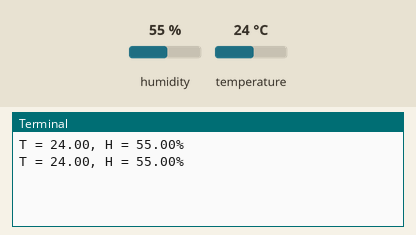
The program below on a simulated Raspberry Pi (BCM pin numbers). Parts: the last lines printed to the terminal. Inputs (shaded band) come from the test bench; at power-on: humidity 55 %, temperature 24 °C.

Above: at 1.2 s.
1.3 s: humidity set to 22 %
At 2.6 s:
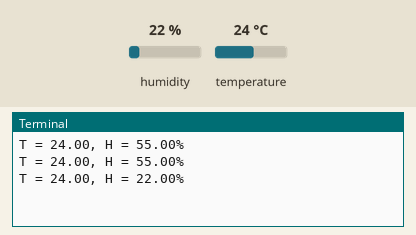
2.8 s: temperature set to 12 °C
At 3.9 s:
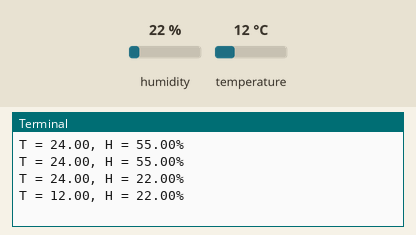
4.3 s: humidity set to 40 %
At 5.9 s:
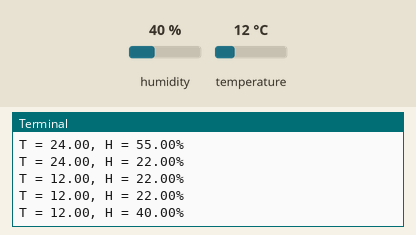
Timing chart, 0 to 7.4 s (numbered marks = the images above; inputs shaded):
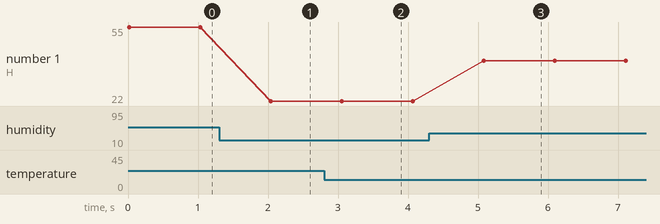

The program:

sht30.py
```python
#!/usr/bin/env python
#
# 2017-09-22 by NewDream
#
# i2c interaction with SHT30


"""

"""

import time
import pigpio

BUS = 1
SHT_ADDR = 0x44

def sht_read():
    pi = pigpio.pi()
    if not pi.connected:
        return -1
    handle = pi.i2c_open(BUS, SHT_ADDR)
    # pi.write_i2c_block_data(SHT_ADDR, 0x24, [0x00])
    # time.sleep(0.01)
    # data = pi.i2c_read_i2c_block_data(SHT_ADDR, 0,6)
    pi.i2c_write_device(handle, [0x2c, 0x06])
    (count, data) = pi.i2c_read_device(handle, 6)
    temp = ((( (data[0]) * 256.0 + (data[1])) * 175 ) / 65535.0) - 45
    humid = ((( (data[3]) * 256.0 + (data[4])) * 100 ) / 65535.0)

    pi.i2c_close(handle)
    time.sleep(0.01)
    pi.stop()

    return temp,humid

if __name__ == "__main__":

    while 1:
        temp,humid = sht_read()
        print "T = %.2f, H = %.2f%%" % (temp,humid)
        time.sleep(1)
```

Measured:
- after the input at 1.3 s, the terminal: prints a new line after 0.74 s (image 1)
- after the input at 2.8 s, the terminal: prints a new line after 0.26 s (image 2)
- after the input at 4.3 s, the terminal: prints a new line after 0.79 s (image 3)
- plotted number 1: 55 → 22 after the input at 1.3 s, 22 → 40 after the input at 4.3 s
